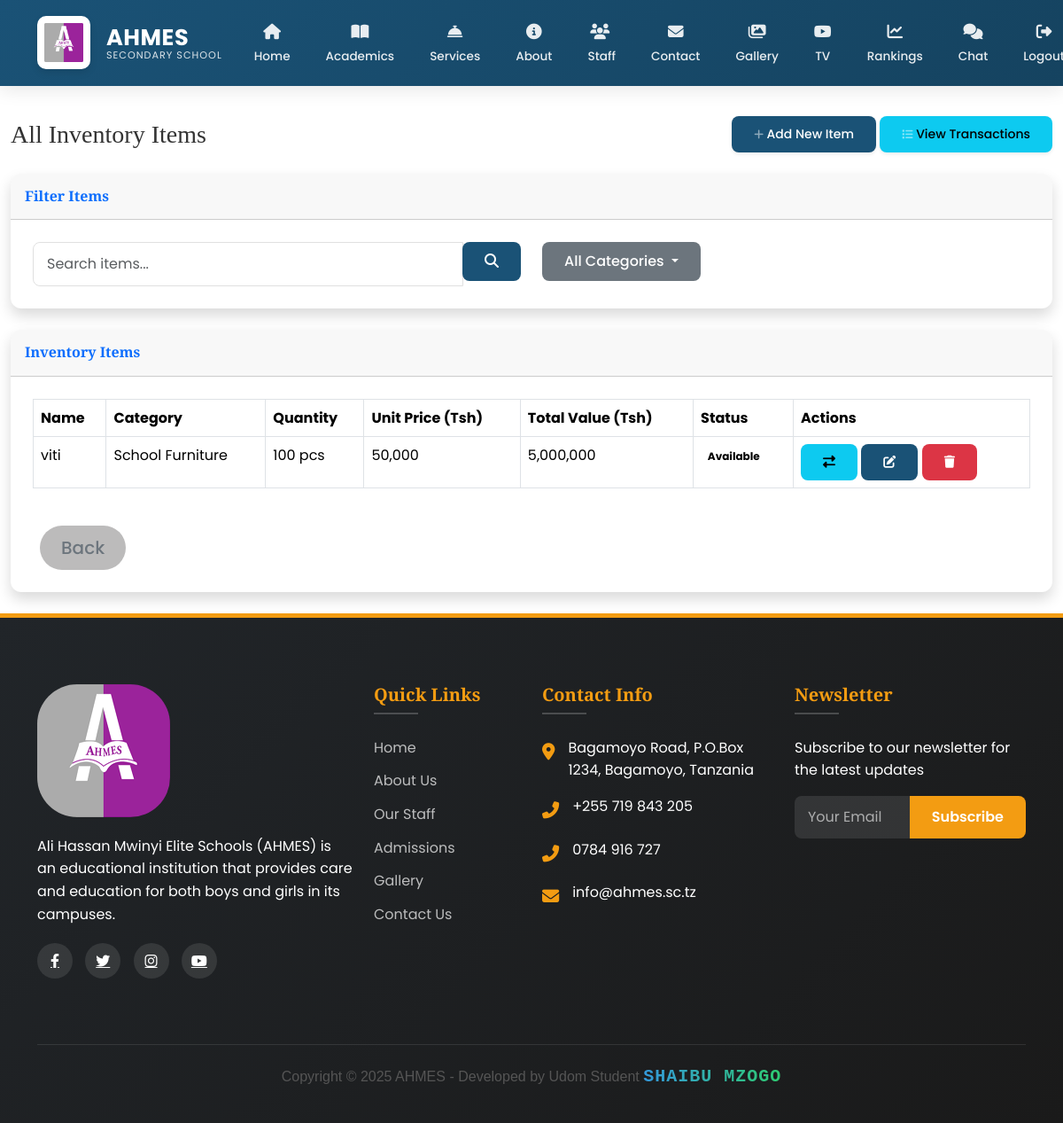
The app's page /inventory/items/ (signed in) with its own data.
### main/models.py (models this page shows, shortened)
class InventoryItem(models.Model):
    STATUS_CHOICES = [
        ('AVAILABLE', 'Available'),
        ('LOW_STOCK', 'Low Stock'),
        ('OUT_OF_STOCK', 'Out of Stock'),
        ('ORDERED', 'Ordered'),
    ]
    name = models.CharField(max_length=200)
    description = models.TextField(blank=True)
    category = models.ForeignKey(InventoryCategory, on_delete=models.CASCADE, related_name='items')
    quantity = models.PositiveIntegerField(default=0)
    unit = models.CharField(max_length=50, default='pcs')  # pieces, kg, liters, etc.
    unit_price = models.DecimalField(max_digits=12, decimal_places=0, default=0)  # Price in Tsh
    total_value = models.DecimalField(max_digits=14, decimal_places=0, editable=False, default=0)  # Tsh
    minimum_stock = models.PositiveIntegerField(default=5)
    status = models.CharField(max_length=20, choices=STATUS_CHOICES, default='AVAILABLE')
    location = models.CharField(max_length=200, blank=True)
    supplier = models.CharField(max_length=200, blank=True)
    notes = models.TextField(blank=True)
    created_by = models.ForeignKey(settings.AUTH_USER_MODEL, on_delete=models.CASCADE, related_name='inventory_items_created')
    last_updated_by = models.ForeignKey(settings.AUTH_USER_MODEL, on_delete=models.CASCADE, related_name='inventory_items_updated')
    created_at = models.DateTimeField(auto_now_add=True)
    updated_at = models.DateTimeField(auto_now=True)
    def get_status_class(self):
        if self.status == 'AVAILABLE':
            return 'success'
        elif self.status == 'LOW_STOCK':
            return 'warning'
        elif self.status == 'OUT_OF_STOCK':
            return 'danger'
        else:
            return 'info'
    def formatted_unit_price(self):
        return f"{self.unit_price:,.0f}"
    def formatted_total_value(self):
        return f"{self.total_value:,.0f}"

class InventoryCategory(models.Model):
    CATEGORY_CHOICES = [
        ('FURNITURE', 'School Furniture'),
        ('CONSTRUCTION', 'Construction (Kalakana)'),
        ('SUPERMARKET', 'School Supermarket'),
    ]
    name = models.CharField(max_length=50, choices=CATEGORY_CHOICES, unique=True)
    description = models.TextField(blank=True)
    created_at = models.DateTimeField(auto_now_add=True)
    class Meta:
        verbose_name_plural = 'Inventory Categories'
        ordering = ['name']

### main/views.py (the view)
# urls.py: path('inventory/items/', views.inventory_items, name='inventory_items'),
@login_required
@user_passes_test(is_admin)
def inventory_items(request, category_id=None):
    category = None
    if category_id:
        category = get_object_or_404(InventoryCategory, id=category_id)
        items = InventoryItem.objects.filter(category=category)
    else:
        items = InventoryItem.objects.all()
    query = request.GET.get('q')
    if query:
        items = items.filter(Q(name__icontains=query) | Q(description__icontains=query))
    items = items.distinct().order_by('name')
    context = {
        'items': items,
        'category': category,
        'categories': InventoryCategory.objects.all(),
    }
    return render(request, 'inventory/items.html', context)

### main/context_processors.py (called while the page is built)
def admin_counts(request):
    if request.user.is_authenticated and request.user.is_admin:
        return {
            'pending_comments': Comment.objects.filter(is_approved=False).count(),
            'gallery_count': Gallery.objects.count(),
        }
    return {}

def unread_messages_count(request):
    if request.user.is_authenticated:
        count = Message.objects.filter(
            conversation__participants=request.user,
            is_read=False
        ).exclude(
            sender=request.user
        ).count()
        print(f"DEBUG: Unread messages count for {request.user}: {count}")  # Debug output
        return {'unread_messages_count': count}
    return {}

### main/models.py (called while the page is built)
    def __str__(self):
        return self.username

### main/views.py (called while the page is built)
def is_admin(user):
    return user.is_authenticated and user.is_staff

### main/templates/inventory/items.html (shortened to what this page needs)
{% extends 'main/base.html' %}
{% load static %}
{% block content %}
<div class="wrapper">
  <div class="main-content">
    <div class="container-fluid">
      <br>
      <div class="d-sm-flex align-items-center justify-content-between mb-4">
        <h1 class="h3 mb-0 text-gray-800">
          {% if category %}{{ category.get_name_display }} Items{% else %}All Inventory Items{% endif %}
        </h1>
        <div>
          <a href="{% url 'add_inventory_item' %}" class="d-none d-sm-inline-block btn btn-sm btn-primary shadow-sm">
             Add New Item
          </a>
          <a href="{% url 'inventory_transactions' %}" class="d-none d-sm-inline-block btn btn-sm btn-info shadow-sm ml-2">
             View Transactions
          </a>
        </div>
      </div>
      <div class="card shadow mb-4">
        <div class="card-header py-3">
          <h6 class="m-0 font-weight-bold text-primary">Filter Items</h6>
        </div>
        <div class="card-body">
          <div class="row">
            <div class="col-md-6">
              <form method="get" action="{% url 'inventory_items' %}">
                <div class="input-group">
                  <input type="text" class="form-control" placeholder="Search items..." name="q" value="{{ request.GET.q }}">
                  <div class="input-group-append">
                    <button class="btn btn-primary" type="submit">
                      <i class="fas fa-search"></i>
                    </button>
                  </div>
                </div>
              </form>
            </div>
            <div class="col-md-6">
              <div class="dropdown">
                <button class="btn btn-secondary dropdown-toggle" type="button" id="categoryDropdown" data-toggle="dropdown" aria-haspopup="true" aria-expanded="false">
                  {% if category %}{{ category.get_name_display }}{% else %}All Categories{% endif %}
                </button>
              </div>
            </div>
          </div>
        </div>
      </div>
      <div class="card shadow mb-4">
        <div class="card-header py-3">
          <h6 class="m-0 font-weight-bold text-primary">Inventory Items</h6>
        </div>
        <div class="card-body">
          <div class="table-responsive">
            <table class="table table-bordered table-hover" width="100%" cellspacing="0">
              <thead class="thead-light">
                <tr>
                  <th>Name</th>
                  <th>Category</th>
                  <th>Quantity</th>
                  <th>Unit Price (Tsh)</th>
                  <th>Total Value (Tsh)</th>
                  <th>Status</th>
                  <th>Actions</th>
                </tr>
              </thead>
              <tbody>
                {% for item in items %}
                <tr>
                  <td>{{ item.name }}</td>
                  <td>{{ item.category.get_name_display }}</td>
                  <td>{{ item.quantity }} {{ item.unit }}</td>
                  <td>{{ item.formatted_unit_price }}</td>
                  <td>{{ item.formatted_total_value }}</td>
                  <td>
                    <span class="badge badge-{{ item.get_status_class }}" style="color:black;">{{ item.get_status_display }}</span>
                  </td>
                  <td>
                    <a href="{% url 'add_inventory_transaction' item.id %}" class="btn btn-sm btn-info" title="Add Transaction">
                      <i class="fas fa-exchange-alt"></i>
                    </a>
                    <a href="{% url 'edit_inventory_item' item.id %}" class="btn btn-sm btn-primary" title="Edit">
                      <i class="fas fa-edit"></i>
                    </a>
                    <a href="{% url 'delete_inventory_item' item.id %}" class="btn btn-sm btn-danger" title="Delete">
                      <i class="fas fa-trash"></i>
                    </a>
                  </td>
                </tr>
                {% empty %}
                <tr>
                  <td colspan="7" class="text-center">No inventory items found</td>
                </tr>
                {% endfor %}
              </tbody>
            </table>
          </div>
          <br>
          <a href="{% url 'inventory_dashboard' %}" class="btn btn-outline-secondary btn-lg rounded-pill px-4 ms-2"style="background-color:#221e1e4d;" >
                Back
              </a>
        </div>
      </div>
    </div>
  </div>
</div>
{% endblock %}

### records on screen
InventoryItem: name "viti", category.name "School Furniture", quantity "100", unit "pcs", formatted_unit_price "50,000", formatted_total_value "5,000,000", status "Available"
